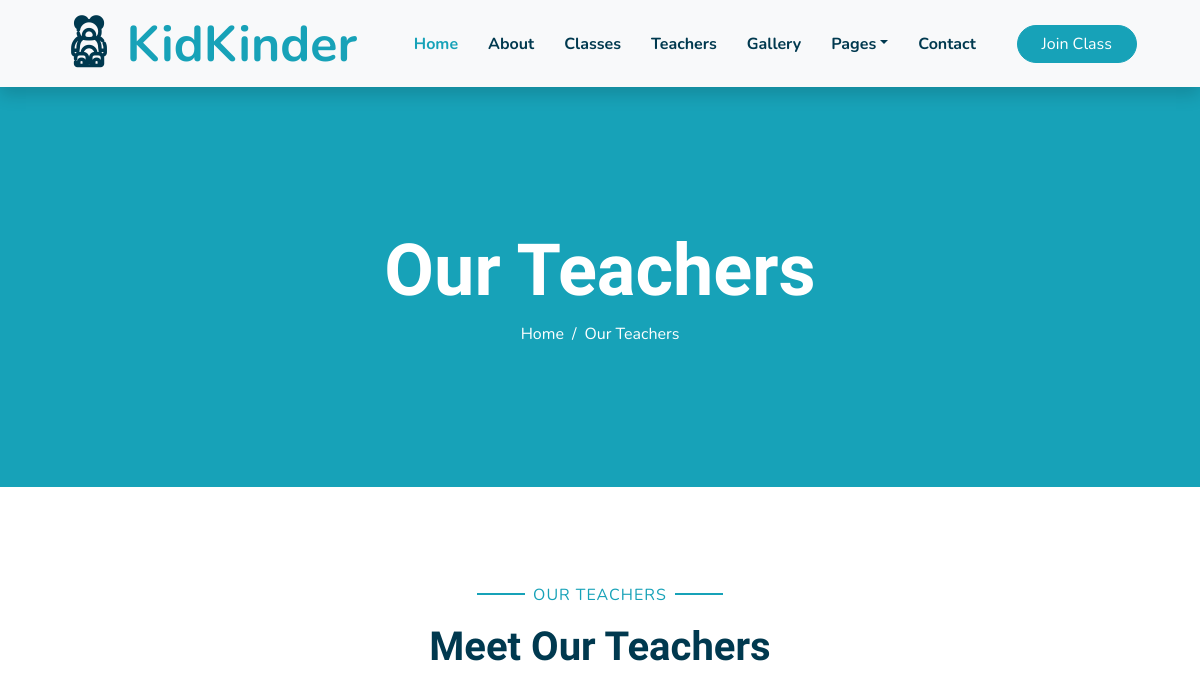
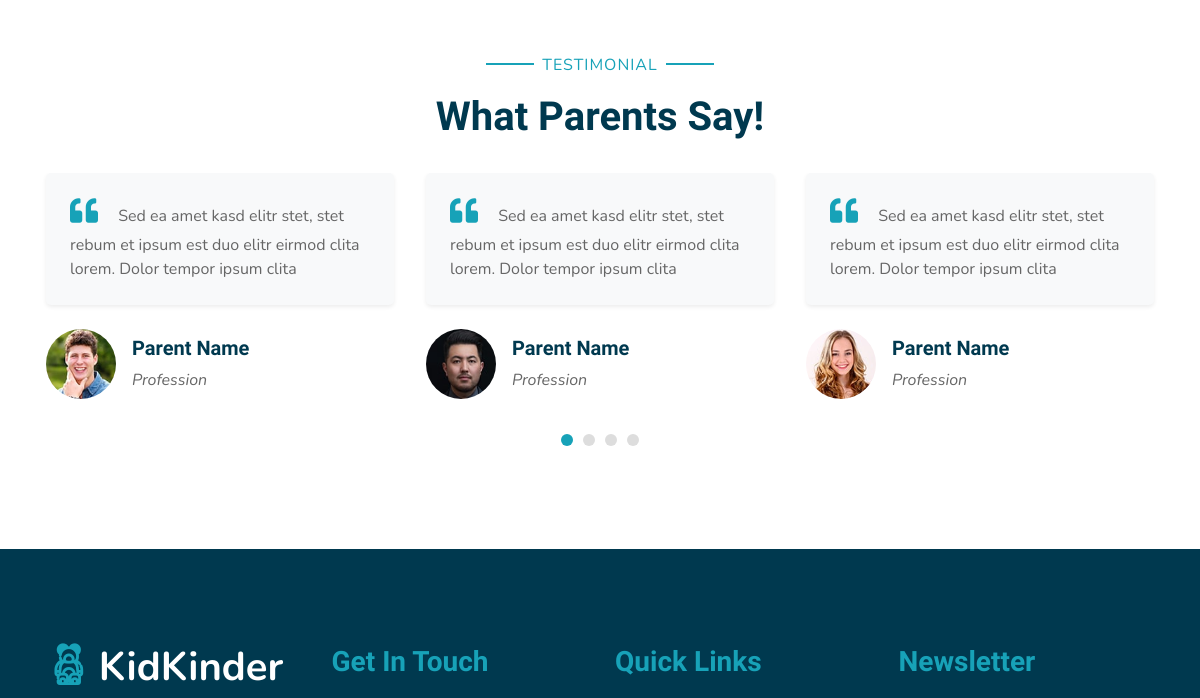
Before: /team/ (upper part) with the older database file (2 pictures, top to bottom).
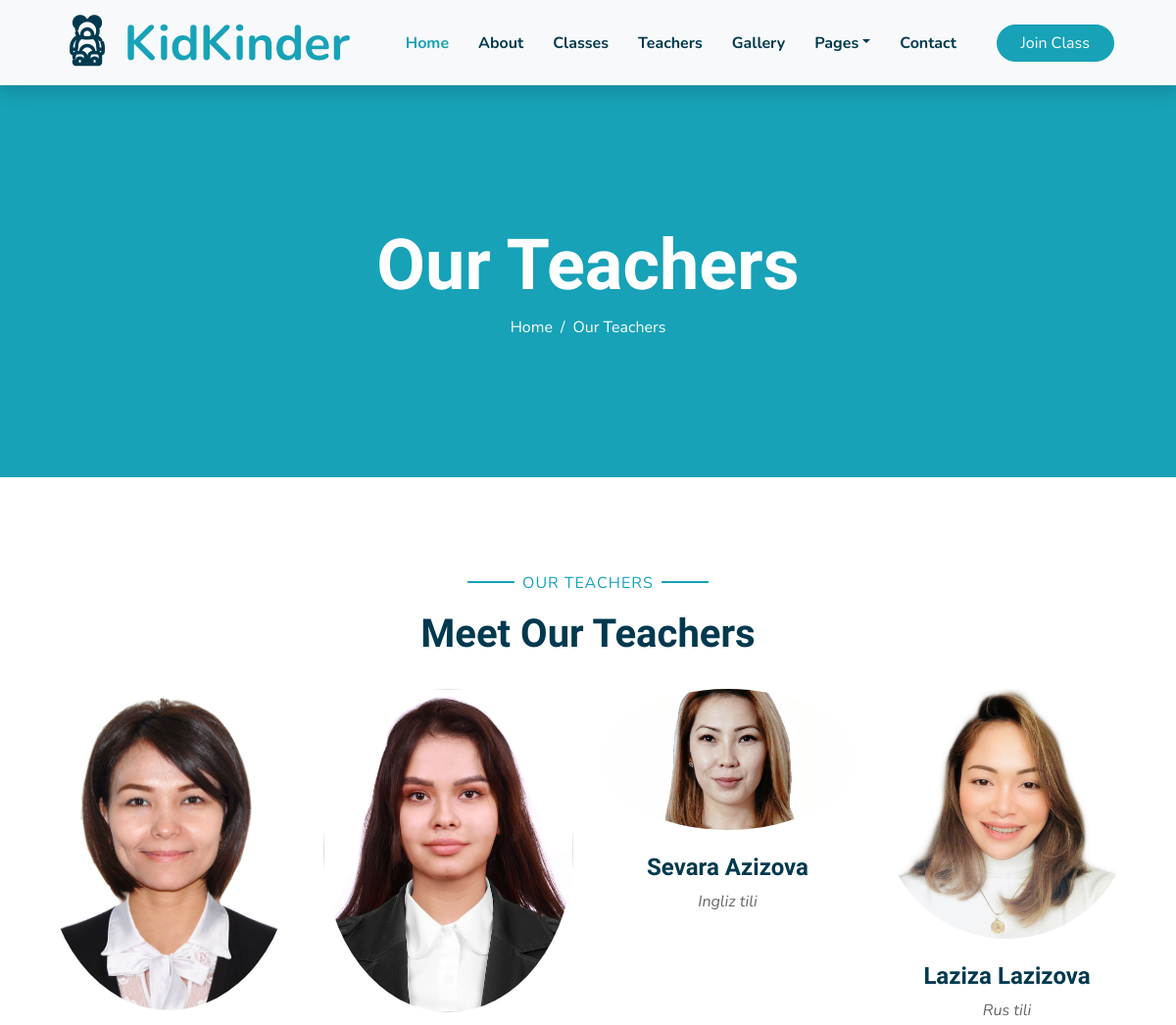
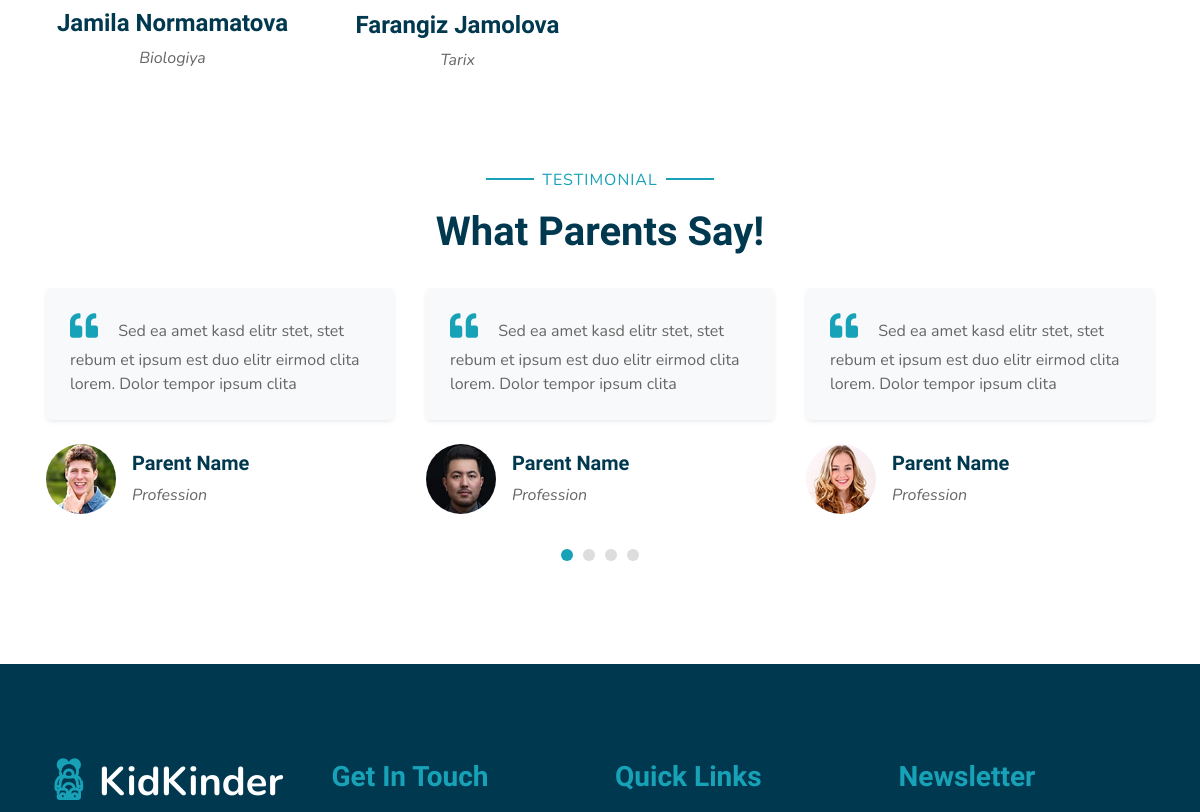
After: the same page with the newer database file (2 pictures, top to bottom).
### bogcha_ilova/models.py (models this page shows, shortened)
class Jamoa(models.Model):
    img=models.ImageField(upload_to='jamoa _rasmlari', validators=[rasm_olchami])
    ismi=models.CharField(max_length=100)
    fani=models.CharField(max_length=100)
    telegram = models.URLField()
    facebook = models.URLField()
    instagram = models.URLField()

### bogcha_ilova/views.py (the view)
# urls.py: path('team/', team1, name='team'),
def team1(request):
    uqituvchilar=Jamoa.objects.all()
    return render(request, 'team.html',{"Uqituvchi":uqituvchilar})

### templates/team.html (shortened to what the changed rows need)
{% load static %}
<!DOCTYPE html>
<html lang="en">
<head>
    <link href="https://cdnjs.cloudflare.com/ajax/libs/font-awesome/5.10.0/css/all.min.css" rel="stylesheet">
    <link href="{% static 'lib/flaticon/font/flaticon.css' %}" rel="stylesheet">
    <link href="{% static 'lib/owlcarousel/assets/owl.carousel.min.css' %}" rel="stylesheet">
    <link href="{% static 'lib/lightbox/css/lightbox.min.css' %}" rel="stylesheet">
    <link href="{% static 'css/style.css' %}" rel="stylesheet">
</head>
<body>
    <div class="container-fluid pt-5">
        <div class="container">
            <div class="text-center pb-2">
                <h1 class="mb-4">Meet Our Teachers</h1>
            </div>
            <div class="row">
                {% for i in Uqituvchi %}
                <div class="col-md-6 col-lg-3 text-center team mb-5">
                    <div class="position-relative overflow-hidden mb-4" style="border-radius: 100%;">
                        <img class="img-fluid " src="{{ i.img.url }}" alt="" width="300px" height="300px">
                    </div>
                    <h4>{{ i.ismi }}</h4>
                    <i>{{ i.fani }} </i>
                </div>
              {% endfor %}
            </div>
        </div>
    </div>
    <div class="container-fluid py-5">
        <div class="container p-0">
            <div class="text-center pb-2">
                <h1 class="mb-4">What Parents Say!</h1>
            </div>
        </div>
    </div>
</body>
</html>

Changed rows visible on the page:
added Jamoa: img (picture), ismi "Jamila Normamatova", fani "Biologiya"
added Jamoa: img (picture), ismi "Farangiz Jamolova", fani "Tarix"
added Jamoa: img (picture), ismi "Sevara Azizova", fani "Ingliz tili"
added Jamoa: img (picture), ismi "Laziza Lazizova", fani "Rus tili"
